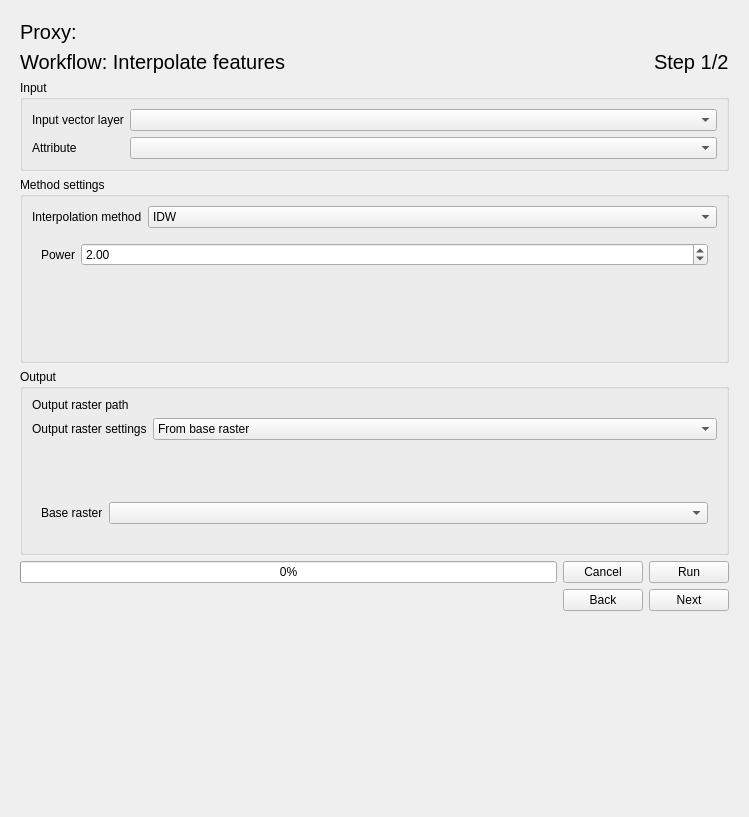
<?xml version="1.0" encoding="UTF-8"?>
<ui version="4.0">
 <class>Form</class>
 <widget class="QWidget" name="Form">
  <property name="geometry">
   <rect>
    <x>0</x>
    <y>0</y>
    <width>749</width>
    <height>817</height>
   </rect>
  </property>
  <property name="windowTitle">
   <string>Form</string>
  </property>
  <layout class="QVBoxLayout" name="verticalLayout_4">
   <item>
    <widget class="QStackedWidget" name="workflow_pages">
     <property name="currentIndex">
      <number>0</number>
     </property>
     <widget class="QWidget" name="interpolation_page">
      <layout class="QVBoxLayout" name="verticalLayout_5">
       <item>
        <widget class="QLabel" name="proxy_name_label">
         <property name="font">
          <font>
           <pointsize>15</pointsize>
          </font>
         </property>
         <property name="text">
          <string>Proxy: </string>
         </property>
        </widget>
       </item>
       <item>
        <layout class="QHBoxLayout" name="horizontalLayout">
         <item>
          <widget class="QLabel" name="heading">
           <property name="font">
            <font>
             <pointsize>15</pointsize>
            </font>
           </property>
           <property name="text">
            <string>Workflow: Interpolate features</string>
           </property>
          </widget>
         </item>
         <item>
          <spacer name="horizontalSpacer">
           <property name="orientation">
            <enum>Qt::Horizontal</enum>
           </property>
           <property name="sizeHint" stdset="0">
            <size>
             <width>40</width>
             <height>20</height>
            </size>
           </property>
          </spacer>
         </item>
         <item>
          <widget class="QLabel" name="heading_label">
           <property name="font">
            <font>
             <pointsize>15</pointsize>
            </font>
           </property>
           <property name="text">
            <string>Step 1/2</string>
           </property>
          </widget>
         </item>
        </layout>
       </item>
       <item>
        <widget class="QGroupBox" name="input_box">
         <property name="title">
          <string>Input</string>
         </property>
         <layout class="QFormLayout" name="formLayout">
          <item row="0" column="0">
           <widget class="QLabel" name="vector_layer_label">
            <property name="text">
             <string>Input vector layer</string>
            </property>
           </widget>
          </item>
          <item row="0" column="1">
           <widget class="QgsMapLayerComboBox" name="vector_layer"/>
          </item>
          <item row="1" column="0">
           <widget class="QLabel" name="attribute_label">
            <property name="text">
             <string>Attribute</string>
            </property>
           </widget>
          </item>
          <item row="1" column="1">
           <widget class="QgsFieldComboBox" name="attribute"/>
          </item>
         </layout>
        </widget>
       </item>
       <item>
        <widget class="QGroupBox" name="method_box">
         <property name="title">
          <string>Method settings</string>
         </property>
         <layout class="QVBoxLayout" name="verticalLayout">
          <item>
           <layout class="QFormLayout" name="interpolation_method_layout">
            <item row="0" column="0">
             <widget class="QLabel" name="interpolation_method_label">
              <property name="text">
               <string>Interpolation method</string>
              </property>
             </widget>
            </item>
            <item row="0" column="1">
             <widget class="QComboBox" name="interpolation_method">
              <item>
               <property name="text">
                <string>IDW</string>
               </property>
              </item>
              <item>
               <property name="text">
                <string>Kriging</string>
               </property>
              </item>
             </widget>
            </item>
           </layout>
          </item>
          <item>
           <widget class="QStackedWidget" name="interpolation_method_pages">
            <property name="maximumSize">
             <size>
              <width>16777215</width>
              <height>16777215</height>
             </size>
            </property>
            <property name="currentIndex">
             <number>0</number>
            </property>
            <widget class="QWidget" name="idw_page">
             <layout class="QFormLayout" name="formLayout_7">
              <item row="0" column="0">
               <widget class="QLabel" name="power_label">
                <property name="text">
                 <string>Power</string>
                </property>
               </widget>
              </item>
              <item row="0" column="1">
               <widget class="QgsDoubleSpinBox" name="power">
                <property name="minimum">
                 <double>0.010000000000000</double>
                </property>
                <property name="value">
                 <double>2.000000000000000</double>
                </property>
               </widget>
              </item>
             </layout>
            </widget>
            <widget class="QWidget" name="kriging_page">
             <layout class="QFormLayout" name="formLayout_2">
              <item row="1" column="0">
               <widget class="QLabel" name="label_31">
                <property name="text">
                 <string>Variogram model</string>
                </property>
               </widget>
              </item>
              <item row="1" column="1">
               <widget class="QComboBox" name="variogram_model">
                <item>
                 <property name="text">
                  <string>Linear</string>
                 </property>
                </item>
                <item>
                 <property name="text">
                  <string>Power</string>
                 </property>
                </item>
                <item>
                 <property name="text">
                  <string>Gaussian</string>
                 </property>
                </item>
                <item>
                 <property name="text">
                  <string>Spherical</string>
                 </property>
                </item>
                <item>
                 <property name="text">
                  <string>Exponential</string>
                 </property>
                </item>
               </widget>
              </item>
              <item row="2" column="0">
               <widget class="QLabel" name="label_32">
                <property name="text">
                 <string>Coordinates type</string>
                </property>
               </widget>
              </item>
              <item row="2" column="1">
               <widget class="QComboBox" name="coordinates_type">
                <item>
                 <property name="text">
                  <string>Euclidean</string>
                 </property>
                </item>
                <item>
                 <property name="text">
                  <string>Geographic</string>
                 </property>
                </item>
               </widget>
              </item>
              <item row="0" column="0">
               <widget class="QLabel" name="label_33">
                <property name="text">
                 <string>Kriging method</string>
                </property>
               </widget>
              </item>
              <item row="0" column="1">
               <widget class="QComboBox" name="kriging_method">
                <item>
                 <property name="text">
                  <string>Ordinary</string>
                 </property>
                </item>
                <item>
                 <property name="text">
                  <string>Universal</string>
                 </property>
                </item>
               </widget>
              </item>
             </layout>
            </widget>
           </widget>
          </item>
         </layout>
        </widget>
       </item>
       <item>
        <widget class="QGroupBox" name="output_box">
         <property name="sizePolicy">
          <sizepolicy hsizetype="Preferred" vsizetype="Preferred">
           <horstretch>0</horstretch>
           <verstretch>0</verstretch>
          </sizepolicy>
         </property>
         <property name="title">
          <string>Output</string>
         </property>
         <layout class="QVBoxLayout" name="verticalLayout_3">
          <item>
           <layout class="QFormLayout" name="output_raster_settings_layout">
            <item row="1" column="0">
             <widget class="QLabel" name="output_raster_settings_label">
              <property name="text">
               <string>Output raster settings</string>
              </property>
             </widget>
            </item>
            <item row="1" column="1">
             <widget class="QComboBox" name="output_raster_settings">
              <item>
               <property name="text">
                <string>From base raster</string>
               </property>
              </item>
              <item>
               <property name="text">
                <string>Define manually</string>
               </property>
              </item>
             </widget>
            </item>
            <item row="0" column="1">
             <widget class="QgsFileWidget" name="output_raster_path">
              <property name="storageMode">
               <enum>QgsFileWidget::SaveFile</enum>
              </property>
             </widget>
            </item>
            <item row="0" column="0">
             <widget class="QLabel" name="output_raster_path_label">
              <property name="text">
               <string>Output raster path</string>
              </property>
             </widget>
            </item>
           </layout>
          </item>
          <item>
           <widget class="QStackedWidget" name="output_raster_settings_pages">
            <property name="maximumSize">
             <size>
              <width>16777215</width>
              <height>50</height>
             </size>
            </property>
            <property name="currentIndex">
             <number>0</number>
            </property>
            <widget class="QWidget" name="base_raster_page">
             <layout class="QFormLayout" name="formLayout_4">
              <item row="0" column="0">
               <widget class="QLabel" name="base_raster_label">
                <property name="text">
                 <string>Base raster</string>
                </property>
               </widget>
              </item>
              <item row="0" column="1">
               <widget class="QgsMapLayerComboBox" name="base_raster"/>
              </item>
             </layout>
            </widget>
            <widget class="QWidget" name="define_manually_page">
             <layout class="QVBoxLayout" name="verticalLayout_2">
              <item>
               <layout class="QFormLayout" name="define_manually_layout">
                <item row="0" column="0">
                 <widget class="QLabel" name="pixel_size_label">
                  <property name="sizePolicy">
                   <sizepolicy hsizetype="Fixed" vsizetype="Preferred">
                    <horstretch>0</horstretch>
                    <verstretch>0</verstretch>
                   </sizepolicy>
                  </property>
                  <property name="minimumSize">
                   <size>
                    <width>62</width>
                    <height>0</height>
                   </size>
                  </property>
                  <property name="text">
                   <string>Pixel size</string>
                  </property>
                 </widget>
                </item>
                <item row="0" column="1">
                 <widget class="QgsDoubleSpinBox" name="pixel_size">
                  <property name="maximum">
                   <double>10000.000000000000000</double>
                  </property>
                  <property name="value">
                   <double>10.000000000000000</double>
                  </property>
                 </widget>
                </item>
                <item row="1" column="0">
                 <widget class="QLabel" name="extent_label">
                  <property name="sizePolicy">
                   <sizepolicy hsizetype="Fixed" vsizetype="Preferred">
                    <horstretch>0</horstretch>
                    <verstretch>0</verstretch>
                   </sizepolicy>
                  </property>
                  <property name="minimumSize">
                   <size>
                    <width>62</width>
                    <height>0</height>
                   </size>
                  </property>
                  <property name="text">
                   <string>Extent</string>
                  </property>
                  <property name="alignment">
                   <set>Qt::AlignLeading|Qt::AlignLeft|Qt::AlignTop</set>
                  </property>
                 </widget>
                </item>
                <item row="1" column="1">
                 <widget class="QgsExtentGroupBox" name="extent"/>
                </item>
               </layout>
              </item>
             </layout>
            </widget>
           </widget>
          </item>
         </layout>
        </widget>
       </item>
       <item>
        <layout class="QHBoxLayout" name="horizontalLayout_3">
         <item>
          <widget class="QProgressBar" name="progress_bar">
           <property name="value">
            <number>0</number>
           </property>
          </widget>
         </item>
         <item>
          <widget class="QPushButton" name="cancel_btn">
           <property name="enabled">
            <bool>true</bool>
           </property>
           <property name="text">
            <string>Cancel</string>
           </property>
          </widget>
         </item>
         <item>
          <widget class="QPushButton" name="run_btn">
           <property name="text">
            <string>Run</string>
           </property>
          </widget>
         </item>
        </layout>
       </item>
       <item>
        <layout class="QHBoxLayout" name="btn_layout_3">
         <item>
          <spacer name="run_btn_spacer_3">
           <property name="orientation">
            <enum>Qt::Horizontal</enum>
           </property>
           <property name="sizeHint" stdset="0">
            <size>
             <width>78</width>
             <height>20</height>
            </size>
           </property>
          </spacer>
         </item>
         <item>
          <widget class="QPushButton" name="back_btn">
           <property name="text">
            <string>Back</string>
           </property>
          </widget>
         </item>
         <item>
          <widget class="QPushButton" name="next_btn">
           <property name="text">
            <string>Next</string>
           </property>
          </widget>
         </item>
        </layout>
       </item>
       <item>
        <spacer name="interpolation_spacer">
         <property name="orientation">
          <enum>Qt::Vertical</enum>
         </property>
         <property name="sizeType">
          <enum>QSizePolicy::MinimumExpanding</enum>
         </property>
         <property name="sizeHint" stdset="0">
          <size>
           <width>20</width>
           <height>17</height>
          </size>
         </property>
        </spacer>
       </item>
      </layout>
     </widget>
     <widget class="QWidget" name="anomaly_page">
      <layout class="QVBoxLayout" name="verticalLayout_8">
       <item>
        <widget class="QLabel" name="proxy_name_label2">
         <property name="font">
          <font>
           <pointsize>15</pointsize>
          </font>
         </property>
         <property name="text">
          <string>Proxy: </string>
         </property>
        </widget>
       </item>
       <item>
        <layout class="QHBoxLayout" name="horizontalLayout_2">
         <item>
          <widget class="QLabel" name="heading_label_3">
           <property name="font">
            <font>
             <pointsize>15</pointsize>
            </font>
           </property>
           <property name="text">
            <string>Workflow: Define anomaly</string>
           </property>
          </widget>
         </item>
         <item>
          <spacer name="horizontalSpacer_2">
           <property name="orientation">
            <enum>Qt::Horizontal</enum>
           </property>
           <property name="sizeHint" stdset="0">
            <size>
             <width>40</width>
             <height>20</height>
            </size>
           </property>
          </spacer>
         </item>
         <item>
          <widget class="QLabel" name="heading_label_4">
           <property name="font">
            <font>
             <pointsize>15</pointsize>
            </font>
           </property>
           <property name="text">
            <string>Step 2/2</string>
           </property>
          </widget>
         </item>
        </layout>
       </item>
       <item>
        <widget class="QGroupBox" name="anomaly_input_box">
         <property name="title">
          <string>Input</string>
         </property>
         <layout class="QFormLayout" name="formLayout_5">
          <item row="0" column="0">
           <widget class="QLabel" name="raster_layer_label">
            <property name="text">
             <string>Input raster layer</string>
            </property>
           </widget>
          </item>
          <item row="0" column="1">
           <widget class="QgsMapLayerComboBox" name="raster_layer"/>
          </item>
         </layout>
        </widget>
       </item>
       <item>
        <widget class="QGroupBox" name="anomaly_method_box">
         <property name="title">
          <string>Method settings</string>
         </property>
         <layout class="QFormLayout" name="formLayout_3">
          <item row="0" column="0">
           <widget class="QLabel" name="threshold_criteria_label">
            <property name="text">
             <string>Threshold criteria</string>
            </property>
           </widget>
          </item>
          <item row="0" column="1">
           <widget class="QComboBox" name="threshold_criteria">
            <item>
             <property name="text">
              <string>Higher</string>
             </property>
            </item>
            <item>
             <property name="text">
              <string>Lower</string>
             </property>
            </item>
            <item>
             <property name="text">
              <string>In-between</string>
             </property>
            </item>
            <item>
             <property name="text">
              <string>Outside</string>
             </property>
            </item>
           </widget>
          </item>
          <item row="2" column="0">
           <widget class="QLabel" name="anomaly_threshold_label_2">
            <property name="text">
             <string>Threshold value higher</string>
            </property>
           </widget>
          </item>
          <item row="2" column="1">
           <widget class="QgsDoubleSpinBox" name="anomaly_threshold_2">
            <property name="decimals">
             <number>3</number>
            </property>
            <property name="minimum">
             <double>-9999.000000000000000</double>
            </property>
            <property name="maximum">
             <double>9999.000000000000000</double>
            </property>
            <property name="clearValue">
             <bool>true</bool>
            </property>
           </widget>
          </item>
          <item row="1" column="0">
           <widget class="QLabel" name="anomaly_threshold_label_1">
            <property name="text">
             <string>Threshold value</string>
            </property>
           </widget>
          </item>
          <item row="1" column="1">
           <widget class="QgsDoubleSpinBox" name="anomaly_threshold_1">
            <property name="decimals">
             <number>3</number>
            </property>
            <property name="minimum">
             <double>-99999.000000000000000</double>
            </property>
            <property name="maximum">
             <double>99999.000000000000000</double>
            </property>
           </widget>
          </item>
          <item row="3" column="0">
           <widget class="QLabel" name="label_2">
            <property name="text">
             <string>Max distance</string>
            </property>
           </widget>
          </item>
          <item row="3" column="1">
           <widget class="QgsDoubleSpinBox" name="max_distance">
            <property name="specialValueText">
             <string>Not set</string>
            </property>
            <property name="decimals">
             <number>3</number>
            </property>
            <property name="maximum">
             <double>99999.000000000000000</double>
            </property>
           </widget>
          </item>
         </layout>
        </widget>
       </item>
       <item>
        <widget class="QGroupBox" name="anomaly_output_box">
         <property name="maximumSize">
          <size>
           <width>16777215</width>
           <height>111</height>
          </size>
         </property>
         <property name="title">
          <string>Output</string>
         </property>
         <layout class="QVBoxLayout" name="verticalLayout_6">
          <item>
           <layout class="QFormLayout" name="output_raster_settings_layout_2">
            <item row="1" column="0">
             <widget class="QLabel" name="output_raster_settings_label_2">
              <property name="text">
               <string>Output raster settings</string>
              </property>
             </widget>
            </item>
            <item row="1" column="1">
             <widget class="QComboBox" name="anomaly_output_raster_settings">
              <item>
               <property name="text">
                <string>Input raster</string>
               </property>
              </item>
             </widget>
            </item>
            <item row="0" column="0">
             <widget class="QLabel" name="output_raster_path_label_2">
              <property name="text">
               <string>Output raster path</string>
              </property>
             </widget>
            </item>
            <item row="0" column="1">
             <widget class="QgsFileWidget" name="anomaly_output_raster_path">
              <property name="storageMode">
               <enum>QgsFileWidget::SaveFile</enum>
              </property>
             </widget>
            </item>
           </layout>
          </item>
          <item>
           <widget class="QStackedWidget" name="anomaly_output_raster_settings_pages">
            <property name="maximumSize">
             <size>
              <width>16777215</width>
              <height>1</height>
             </size>
            </property>
            <property name="currentIndex">
             <number>0</number>
            </property>
            <widget class="QWidget" name="input_raster_page"/>
            <widget class="QWidget" name="anomaly_base_raster_page">
             <layout class="QFormLayout" name="formLayout_6">
              <item row="0" column="0">
               <widget class="QLabel" name="base_raster_label_2">
                <property name="text">
                 <string>Base raster</string>
                </property>
               </widget>
              </item>
              <item row="0" column="1">
               <widget class="QgsMapLayerComboBox" name="anomaly_base_raster"/>
              </item>
             </layout>
            </widget>
            <widget class="QWidget" name="anomaly_define_manually_page">
             <layout class="QVBoxLayout" name="verticalLayout_7">
              <item>
               <layout class="QFormLayout" name="anomaly_define_manually_layout">
                <item row="0" column="0">
                 <widget class="QLabel" name="pixel_size_label_2">
                  <property name="sizePolicy">
                   <sizepolicy hsizetype="Fixed" vsizetype="Preferred">
                    <horstretch>0</horstretch>
                    <verstretch>0</verstretch>
                   </sizepolicy>
                  </property>
                  <property name="minimumSize">
                   <size>
                    <width>62</width>
                    <height>0</height>
                   </size>
                  </property>
                  <property name="text">
                   <string>Pixel size</string>
                  </property>
                 </widget>
                </item>
                <item row="0" column="1">
                 <widget class="QgsDoubleSpinBox" name="anomaly_pixel_size">
                  <property name="value">
                   <double>10.000000000000000</double>
                  </property>
                 </widget>
                </item>
                <item row="1" column="0">
                 <widget class="QLabel" name="extent_label_2">
                  <property name="sizePolicy">
                   <sizepolicy hsizetype="Fixed" vsizetype="Preferred">
                    <horstretch>0</horstretch>
                    <verstretch>0</verstretch>
                   </sizepolicy>
                  </property>
                  <property name="minimumSize">
                   <size>
                    <width>62</width>
                    <height>0</height>
                   </size>
                  </property>
                  <property name="text">
                   <string>Extent</string>
                  </property>
                  <property name="alignment">
                   <set>Qt::AlignLeading|Qt::AlignLeft|Qt::AlignTop</set>
                  </property>
                 </widget>
                </item>
                <item row="1" column="1">
                 <widget class="QgsExtentGroupBox" name="anomaly_extent"/>
                </item>
               </layout>
              </item>
             </layout>
            </widget>
           </widget>
          </item>
         </layout>
        </widget>
       </item>
       <item>
        <layout class="QHBoxLayout" name="horizontalLayout_5">
         <item>
          <widget class="QProgressBar" name="anomaly_progress_bar">
           <property name="value">
            <number>0</number>
           </property>
          </widget>
         </item>
         <item>
          <widget class="QPushButton" name="anomaly_cancel_btn">
           <property name="enabled">
            <bool>true</bool>
           </property>
           <property name="text">
            <string>Cancel</string>
           </property>
          </widget>
         </item>
         <item>
          <widget class="QPushButton" name="anomaly_run_btn">
           <property name="text">
            <string>Run</string>
           </property>
          </widget>
         </item>
        </layout>
       </item>
       <item>
        <layout class="QHBoxLayout" name="btn_layout">
         <item>
          <spacer name="run_btn_spacer">
           <property name="orientation">
            <enum>Qt::Horizontal</enum>
           </property>
           <property name="sizeHint" stdset="0">
            <size>
             <width>78</width>
             <height>20</height>
            </size>
           </property>
          </spacer>
         </item>
         <item>
          <widget class="QPushButton" name="anomaly_back_btn">
           <property name="text">
            <string>Back</string>
           </property>
          </widget>
         </item>
         <item>
          <widget class="QPushButton" name="finish_btn">
           <property name="text">
            <string>Finish</string>
           </property>
          </widget>
         </item>
        </layout>
       </item>
       <item>
        <spacer name="anomaly_spacer">
         <property name="orientation">
          <enum>Qt::Vertical</enum>
         </property>
         <property name="sizeType">
          <enum>QSizePolicy::MinimumExpanding</enum>
         </property>
         <property name="sizeHint" stdset="0">
          <size>
           <width>20</width>
           <height>98</height>
          </size>
         </property>
        </spacer>
       </item>
      </layout>
     </widget>
    </widget>
   </item>
  </layout>
 </widget>
 <customwidgets>
  <customwidget>
   <class>QgsCollapsibleGroupBox</class>
   <extends>QGroupBox</extends>
   <header>qgscollapsiblegroupbox.h</header>
   <container>1</container>
  </customwidget>
  <customwidget>
   <class>QgsDoubleSpinBox</class>
   <extends>QDoubleSpinBox</extends>
   <header>qgsdoublespinbox.h</header>
  </customwidget>
  <customwidget>
   <class>QgsExtentGroupBox</class>
   <extends>QgsCollapsibleGroupBox</extends>
   <header>qgsextentgroupbox.h</header>
   <container>1</container>
  </customwidget>
  <customwidget>
   <class>QgsFieldComboBox</class>
   <extends>QComboBox</extends>
   <header>qgsfieldcombobox.h</header>
  </customwidget>
  <customwidget>
   <class>QgsFileWidget</class>
   <extends>QWidget</extends>
   <header>qgsfilewidget.h</header>
   <container>1</container>
  </customwidget>
  <customwidget>
   <class>QgsMapLayerComboBox</class>
   <extends>QComboBox</extends>
   <header>qgsmaplayercombobox.h</header>
  </customwidget>
 </customwidgets>
 <resources/>
 <connections/>
</ui>
